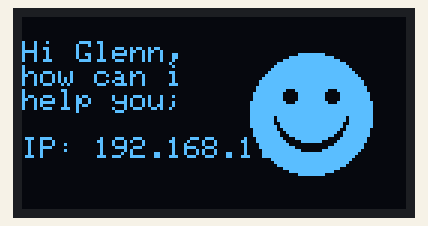
This sketch was run on a simulated ESP8266 (NodeMCU). Shown: 128×64 one-colour display. WiFi joins after 1.5 s; servers stay silent unless stated; what the sketch prints to the serial monitor is not drawn.

Above: at 1.9 s.

The sketch:

blink.ino
```cpp
#include <Arduino.h>
#include <Wire.h>
#include <Adafruit_GFX.h>
#include <Adafruit_SSD1306.h>
#include <ESP8266WiFi.h>

#define SCREEN_WIDTH 128 // OLED display width, in pixels
#define SCREEN_HEIGHT 64 // OLED display height, in pixels

#define OLED_RESET     -1 // Reset pin # (or -1 if sharing Arduino reset pin)
#define SCREEN_ADDRESS 0x3C // Detected I2C address
Adafruit_SSD1306 display(SCREEN_WIDTH, SCREEN_HEIGHT, &Wire, OLED_RESET);

const char* ssid = "FOOTBALL_EXT_2.4G";
const char* password = "cities3976";

void drawHappyFace(int x, int y) {
  display.fillCircle(x, y, 20, SSD1306_WHITE);  // Face circle
  display.fillCircle(x, y, 12, SSD1306_BLACK);  // Smile base
  display.fillCircle(x, y-3, 12, SSD1306_WHITE);  // Smile cover (leaves crescent)
  display.fillCircle(x-7, y-6, 2, SSD1306_BLACK);   // Left eye
  display.fillCircle(x+7, y-6, 2, SSD1306_BLACK);  // Right eye
}

void drawSadFace(int x, int y) {
  display.fillCircle(x, y, 20, SSD1306_WHITE);  // Face circle
  display.fillCircle(x, y+12, 10, SSD1306_BLACK); // Frown base
  display.fillCircle(x, y+15, 10, SSD1306_WHITE); // Frown cover (leaves crescent mouth pointing down)
  display.fillCircle(x-7, y-6, 2, SSD1306_BLACK);   // Left eye
  display.fillCircle(x+7, y-6, 2, SSD1306_BLACK);  // Right eye
}

bool pingGoogle() {
  WiFiClient client;
  Serial.println("Pinging (connecting to) google.com:80...");
  if (client.connect("google.com", 80)) {
    Serial.println("Ping successful!");
    client.stop();
    return true;
  }
  Serial.println("Ping failed.");
  return false;
}

void setup() {
  Serial.begin(115200);

  // Initialize I2C with SDA on D2 (GPIO 4) and SCL on D1 (GPIO 5)
  Wire.begin(4, 5);

  // Initialize OLED display
  if(!display.begin(SSD1306_SWITCHCAPVCC, SCREEN_ADDRESS)) {
    Serial.println(F("SSD1306 allocation failed"));
    for(;;); // Don't proceed, loop forever
  }

  // Clear the buffer
  display.clearDisplay();
  display.setTextSize(1);
  display.setTextColor(SSD1306_WHITE);
  display.setCursor(0, 0);
  display.println(F("Connecting to:"));
  display.println(ssid);
  display.println(F(""));
  display.print(F("Connecting"));
  drawSadFace(96, 32);
  display.display();

  // Connect to Wi-Fi
  WiFi.begin(ssid, password);

  int counter = 0;
  while (WiFi.status() != WL_CONNECTED) {
    delay(500);
    Serial.print(".");

    display.clearDisplay();
    display.setCursor(0, 0);
    display.println(F("Connecting to:"));
    display.println(ssid);
    display.println(F(""));
    display.print(F("Connecting"));
    for (int i = 0; i < (counter % 4); i++) {
      display.print(F("."));
    }
    display.println(F(""));
    drawSadFace(96, 32);
    display.display();
    counter++;
  }

  Serial.println("");
  Serial.println("WiFi connected");
  Serial.print("IP address: ");
  Serial.println(WiFi.localIP());

  // Show connected screen (with sad face first while checking connection to Google)
  display.clearDisplay();
  display.setCursor(0, 4);
  display.println(F("Hi Glenn,"));
  display.println(F("how can i"));
  display.println(F("help you;"));
  display.println(F(""));
  display.print(F("IP: "));
  display.println(WiFi.localIP().toString());
  display.println(F("Checking ping..."));
  drawSadFace(96, 32);
  display.display();

  // Try to ping Google
  bool pingSuccess = pingGoogle();

  // Clear and update screen
  display.clearDisplay();
  display.setCursor(0, 8);
  display.println(F("Hi Glenn,"));
  display.println(F("how can i"));
  display.println(F("help you;"));
  display.println(F(""));
  display.print(F("IP: "));
  display.println(WiFi.localIP().toString());

  if (pingSuccess) {
    // Show Happy face if Google was pinged successfully
    drawHappyFace(96, 32);
  } else {
    // Keep Sad face if ping failed
    drawSadFace(96, 32);
  }

  display.display();
  Serial.println(F("Display and WiFi initialized successfully."));
}

void loop() {
  // Nothing to do in the loop for a static text test
}
```
